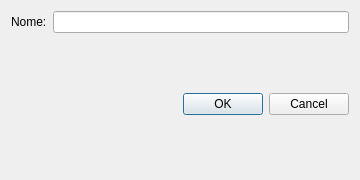
<?xml version="1.0" encoding="UTF-8"?>
<ui version="4.0">
 <class>Dialog_salva_preset</class>
 <widget class="QDialog" name="Dialog_salva_preset">
  <property name="windowModality">
   <enum>Qt::WindowModal</enum>
  </property>
  <property name="geometry">
   <rect>
    <x>0</x>
    <y>0</y>
    <width>360</width>
    <height>180</height>
   </rect>
  </property>
  <property name="sizePolicy">
   <sizepolicy hsizetype="Fixed" vsizetype="Fixed">
    <horstretch>0</horstretch>
    <verstretch>0</verstretch>
   </sizepolicy>
  </property>
  <property name="minimumSize">
   <size>
    <width>360</width>
    <height>180</height>
   </size>
  </property>
  <property name="maximumSize">
   <size>
    <width>360</width>
    <height>180</height>
   </size>
  </property>
  <property name="windowTitle">
   <string>Salva Preset</string>
  </property>
  <property name="modal">
   <bool>true</bool>
  </property>
  <layout class="QGridLayout" name="gridLayout">
   <item row="0" column="0">
    <widget class="QLabel" name="label">
     <property name="text">
      <string>Nome:</string>
     </property>
     <property name="buddy">
      <cstring>lineEdit</cstring>
     </property>
    </widget>
   </item>
   <item row="0" column="1">
    <widget class="QLineEdit" name="lineEdit"/>
   </item>
   <item row="1" column="0" colspan="2">
    <widget class="QDialogButtonBox" name="buttonBox">
     <property name="sizePolicy">
      <sizepolicy hsizetype="Fixed" vsizetype="Fixed">
       <horstretch>0</horstretch>
       <verstretch>0</verstretch>
      </sizepolicy>
     </property>
     <property name="minimumSize">
      <size>
       <width>0</width>
       <height>0</height>
      </size>
     </property>
     <property name="maximumSize">
      <size>
       <width>360</width>
       <height>215</height>
      </size>
     </property>
     <property name="orientation">
      <enum>Qt::Horizontal</enum>
     </property>
     <property name="standardButtons">
      <set>QDialogButtonBox::Cancel|QDialogButtonBox::Ok</set>
     </property>
    </widget>
   </item>
  </layout>
 </widget>
 <resources/>
 <connections>
  <connection>
   <sender>buttonBox</sender>
   <signal>accepted()</signal>
   <receiver>Dialog_salva_preset</receiver>
   <slot>accept()</slot>
   <hints>
    <hint type="sourcelabel">
     <x>248</x>
     <y>254</y>
    </hint>
    <hint type="destinationlabel">
     <x>157</x>
     <y>274</y>
    </hint>
   </hints>
  </connection>
  <connection>
   <sender>buttonBox</sender>
   <signal>rejected()</signal>
   <receiver>Dialog_salva_preset</receiver>
   <slot>reject()</slot>
   <hints>
    <hint type="sourcelabel">
     <x>316</x>
     <y>260</y>
    </hint>
    <hint type="destinationlabel">
     <x>286</x>
     <y>274</y>
    </hint>
   </hints>
  </connection>
 </connections>
</ui>
